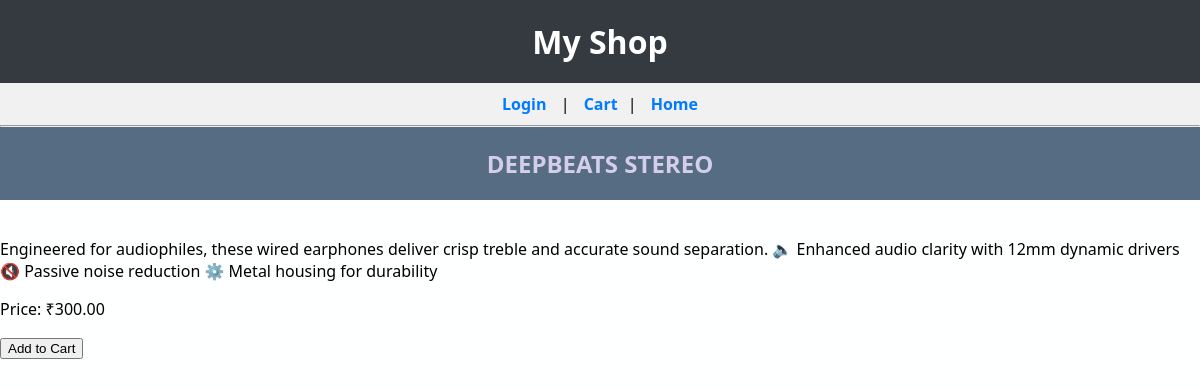
The app's page /product/deepbeats/ with its own data.
### store/models.py (models this page shows, shortened)
class Product(models.Model):
    category = models.ForeignKey(Category, on_delete=models.CASCADE)
    name = models.CharField(max_length=200)
    slug = models.SlugField(unique=True)
    description = models.TextField()
    price = models.DecimalField(max_digits=10, decimal_places=2)
    image = CloudinaryField('image')

### store/views.py (the view)
# urls.py: path('', views.index, name='index'),path('product/<slug:slug>/', views.product_detail, name='product_detail'),
def product_detail(request, slug):
    product = get_object_or_404(Product, slug=slug)
    return render(request, 'product_detail.html', {'product': product})

### store/context_processors.py (called while the page is built)
def cart(request):
    from .cart import Cart
    return {'cart': Cart(request)}

### store/templates/product_detail.html (shortened to what this page needs)
{% extends 'base.html' %}
{% block content %}
    <h2>{{ product.name }}</h2>
    <p>{{ product.description }}</p>
    <p>Price: ₹{{ product.price }}</p>
    <form action="{% url 'add_to_cart' product.id %}" method="post">
        <button type="submit">Add to Cart</button>
    </form>
{% endblock %}

### store/static/style.css (style rules this page uses)
body { font-family: 'Segoe UI', Tahoma, Geneva, Verdana, sans-serif; background-color: #fefffffa; margin: 0; padding: 0; }
h2 { background-color: #566c82; color: rgb(212, 206, 234); margin: 0; padding: 20px; text-align: center; }

### records on screen
Product: name "DEEPBEATS STEREO", description "Engineered for audiophiles, these wired earphones deliver crisp treble and accurate sound separation. 🔈 Enhanced audio clarity with 12mm dynamic drivers 🔇 Passive noise reduction ⚙️ Metal housing for durability", price "300.00"
